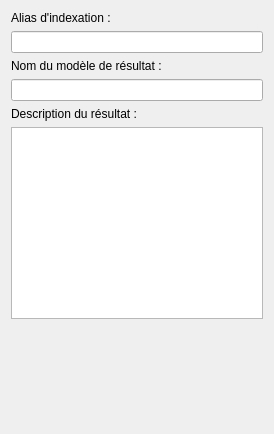
<?xml version="1.0" encoding="UTF-8"?>
<ui version="4.0">
 <class>COPYResultWidget</class>
 <widget class="QWidget" name="COPYResultWidget">
  <property name="geometry">
   <rect>
    <x>0</x>
    <y>0</y>
    <width>274</width>
    <height>434</height>
   </rect>
  </property>
  <property name="sizePolicy">
   <sizepolicy hsizetype="Fixed" vsizetype="Expanding">
    <horstretch>0</horstretch>
    <verstretch>0</verstretch>
   </sizepolicy>
  </property>
  <property name="windowTitle">
   <string>Form</string>
  </property>
  <layout class="QVBoxLayout" name="verticalLayout">
   <item>
    <widget class="QLabel" name="label_4">
     <property name="text">
      <string>Alias d'indexation :</string>
     </property>
    </widget>
   </item>
   <item>
    <widget class="QLineEdit" name="alias"/>
   </item>
   <item>
    <widget class="QLabel" name="label_2">
     <property name="text">
      <string>Nom du modèle de résultat :</string>
     </property>
    </widget>
   </item>
   <item>
    <widget class="QLineEdit" name="modelName">
     <property name="sizePolicy">
      <sizepolicy hsizetype="Preferred" vsizetype="Fixed">
       <horstretch>0</horstretch>
       <verstretch>0</verstretch>
      </sizepolicy>
     </property>
    </widget>
   </item>
   <item>
    <widget class="QLabel" name="label_3">
     <property name="text">
      <string>Description du résultat :</string>
     </property>
    </widget>
   </item>
   <item>
    <widget class="QPlainTextEdit" name="modelDescription">
     <property name="sizePolicy">
      <sizepolicy hsizetype="Preferred" vsizetype="Expanding">
       <horstretch>0</horstretch>
       <verstretch>0</verstretch>
      </sizepolicy>
     </property>
    </widget>
   </item>
   <item>
    <spacer name="verticalSpacer">
     <property name="orientation">
      <enum>Qt::Vertical</enum>
     </property>
     <property name="sizeHint" stdset="0">
      <size>
       <width>20</width>
       <height>40</height>
      </size>
     </property>
    </spacer>
   </item>
  </layout>
 </widget>
 <resources/>
 <connections/>
</ui>
